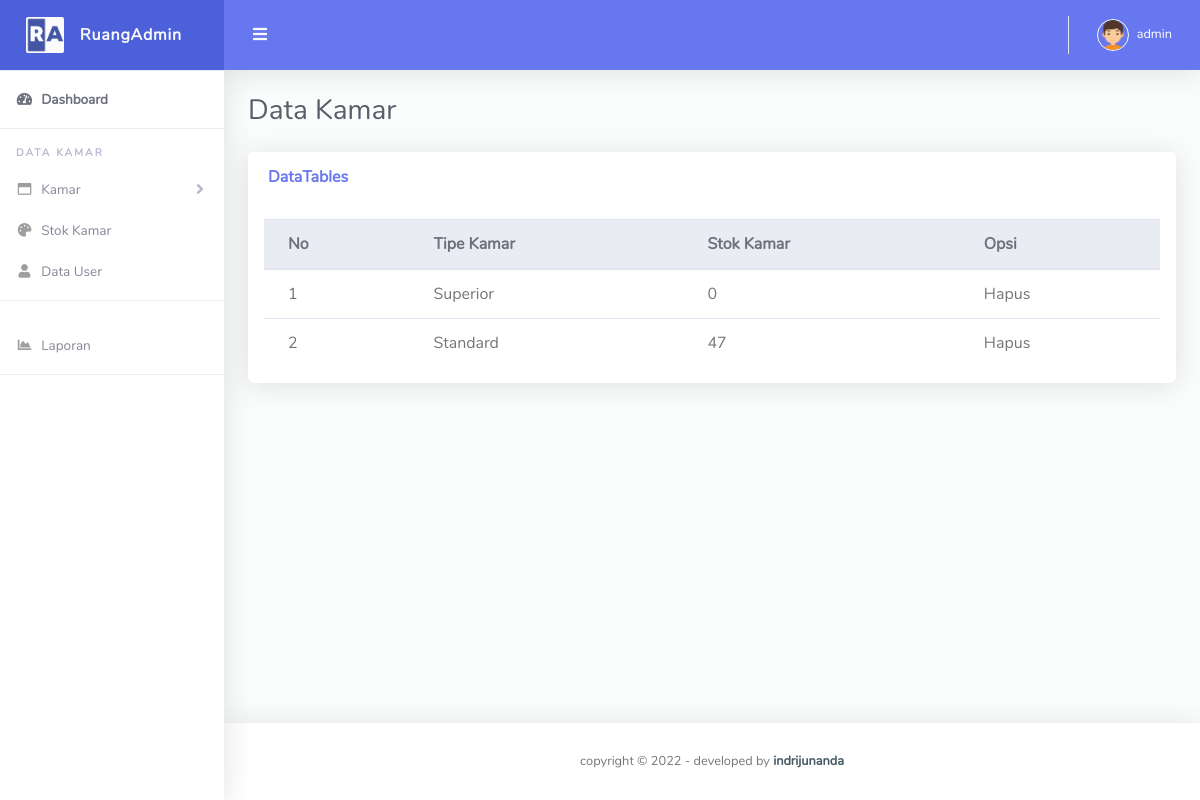
/admin/stokkamar.php (signed in), run on the app's committed database.
### tables this page shows
CREATE TABLE `stokkamar` (
  `idkamar` int(20) NOT NULL,
  `tipe` varchar(50) NOT NULL,
  `stok` int(11) NOT NULL
);

### admin/sess.php (called while the page is built, shortened)
<?php
	$chk_sess = $_SESSION['admin'];
	include("../conn/koneksi.php");
	$sql_sess = "SELECT * FROM admin WHERE id='". $chk_sess ."'";
	$ress_sess = mysqli_query($koneksi, $sql_sess);
	$p = mysqli_fetch_array($ress_sess);
	$nama = $p['nama'];
?>

### admin/stokkamar.php (the view)
<?php include'layouts/header.php'; ?>
        <div class="container-fluid" id="container-wrapper">
          <div class="d-sm-flex align-items-center justify-content-between mb-4">
            <h1 class="h3 mb-0 text-gray-800">Data Kamar</h1>
          </div>
          <div class="row">
            <div class="col-lg-12">
              <div class="card mb-4">
                <div class="card-header py-3 d-flex flex-row align-items-center justify-content-between">
                  <h6 class="m-0 font-weight-bold text-primary">DataTables</h6>
                </div>
                <div class="table-responsive p-3">
                  <table class="table align-items-center table-flush" id="dataTable">
                    <thead class="thead-light">
                      <tr>
                        <th>No</th>
                        <th>Tipe Kamar</th>
                        <th>Stok Kamar</th>
                        <th>Opsi</th>
                      </tr>
                    </thead>
                    <tbody>
                      <?php include'../conn/koneksi.php';
                      $no = 1;
                      $sql = mysqli_query($koneksi, "SELECT * FROM stokkamar ORDER BY idkamar DESC");
                      while($f = mysqli_fetch_assoc($sql)){
                      ?>
                      <tr>
                        <td><?= $no++  ?></td>
                        <td><?= $f['tipe'] ?></td>
                        <td><?= $f['stok'] ?></td>
                        <td>Hapus</td>
                      </tr>
                      <?php } ?>
                    </tbody>
                  </table>
                </div>
              </div>
            </div>
          </div>
      <?php include'layouts/footer.php'; ?>

### admin/layouts/header.php (shortened to what this page needs)
<?php include 'sess.php'; ?>
<!DOCTYPE html>
<html lang="en">
<head>
  <link href="../assets/vendor/fontawesome-free/css/all.min.css" rel="stylesheet" type="text/css">
  <link href="../assets/vendor/bootstrap/css/bootstrap.min.css" rel="stylesheet" type="text/css">
  <link href="../assets/css/ruang-admin.min.css" rel="stylesheet">
  <link href="../assets/vendor/datatables/dataTables.bootstrap4.min.css" rel="stylesheet">
</head>
<body id="page-top">
  <div id="wrapper">
    <ul class="navbar-nav sidebar sidebar-light accordion" id="accordionSidebar">
      <a class="sidebar-brand d-flex align-items-center justify-content-center" href="index.html">
        <div class="sidebar-brand-icon">
          <img src="../assets/img/logo/logo2.png">
        </div>
        <div class="sidebar-brand-text mx-3">RuangAdmin</div>
      </a>
      <hr class="sidebar-divider my-0">
      <li class="nav-item active">
        <a class="nav-link" href="index.php">
          <i class="fas fa-fw fa-tachometer-alt"></i>
          <span>Dashboard</span></a>
      </li>
      <hr class="sidebar-divider">
      <div class="sidebar-heading">
        Data Kamar
      </div>
      <li class="nav-item">
        <a class="nav-link collapsed" href="#" data-toggle="collapse" data-target="#collapseBootstrap"
          aria-expanded="true" aria-controls="collapseBootstrap">
          <i class="far fa-fw fa-window-maximize"></i>
          <span>Kamar</span>
        </a>
      </li>
      <li class="nav-item">
        <a class="nav-link" href="stokkamar.php">
          <i class="fas fa-fw fa-palette"></i>
          <span>Stok Kamar</span>
        </a>
      </li>
      <li class="nav-item">
        <a class="nav-link" href="datauser.php">
          <i class="fas fa-fw fa-user"></i>
          <span>Data User</span>
        </a>
      </li>
      <hr class="sidebar-divider">
      <li class="nav-item">
        <a class="nav-link" href="laporan.php">
          <i class="fas fa-fw fa-chart-area"></i>
          <span>Laporan</span>
        </a>
      </li>
      <hr class="sidebar-divider">
    </ul>
    <div id="content-wrapper" class="d-flex flex-column">
      <div id="content">
        <nav class="navbar navbar-expand navbar-light bg-navbar topbar mb-4 static-top">
          <button id="sidebarToggleTop" class="btn btn-link rounded-circle mr-3">
            <i class="fa fa-bars"></i>
          </button>
          <ul class="navbar-nav ml-auto">
            <li class="nav-item dropdown no-arrow">
              <a class="nav-link dropdown-toggle" href="#" id="userDropdown" role="button" data-toggle="dropdown"
                aria-haspopup="true" aria-expanded="false">
                <img class="img-profile rounded-circle" src="../assets/img/boy.png" style="max-width: 60px">
                <span class="ml-2 d-none d-lg-inline text-white small"><?php echo $nama ?></span>
              </a>
            </li>
          </ul>
        </nav>

### data on the page
stokkamar: tipe "Superior", stok "0"
stokkamar: tipe "Standard", stok "47"

### other printed values
$nama "admin"
